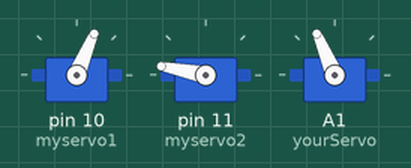
This sketch was run on a simulated Arduino Uno, built with avr-gcc and run on an emulated ATmega328P. On the bench: 3 × servo. Random numbers use the default seed unless the sketch sets one.

Above: at 0.1 s.
At 4.92 s:
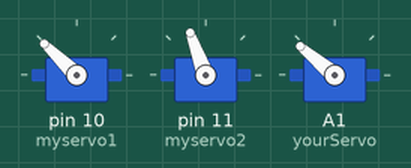
At 9.94 s:
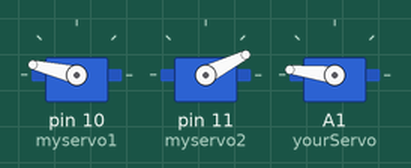
At 19.99 s:
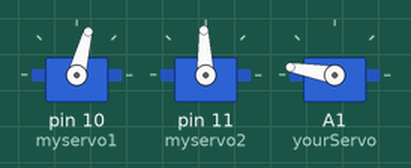
At 29.84 s:
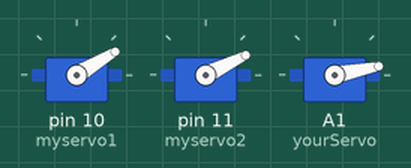
At 39.89 s:
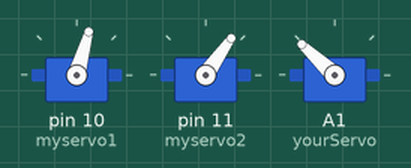
Timing chart, 0 to 40.0 s (numbered marks = the images above):
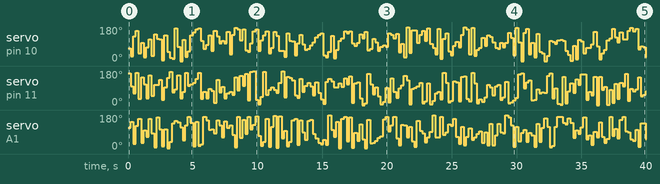

Measured:
- by itself, servo on A1 (yourServo): 113° → 143° at 0.20 s, → 27° 0.20 s later, → 123° 0.20 s later, → 159° 0.20 s later, … (198 changes in this stretch)
- by itself, servo on pin 10 (myservo1): 67° → 24° at 0.20 s, → 132° 0.20 s later, → 160° 0.20 s later, → 40° 0.20 s later, … (199 changes in this stretch)

The sketch:

yeet.ino
```cpp
#include <Servo.h>

Servo myservo1;
Servo myservo2;
Servo yourServo;


void setup() {
  myservo1.attach(10);
  myservo2.attach(11);
  yourServo.attach(A1);
}
void loop() {
  for (int i=0; i<122 ; i++){
    myservo1.write(random(180));
    myservo2.write(random (180));
  yourServo.write(random(180));
    delay(200);
       myservo1.write(random(300));
    myservo2.write(random (300));
  yourServo.write(random(300));
  }
}
```
